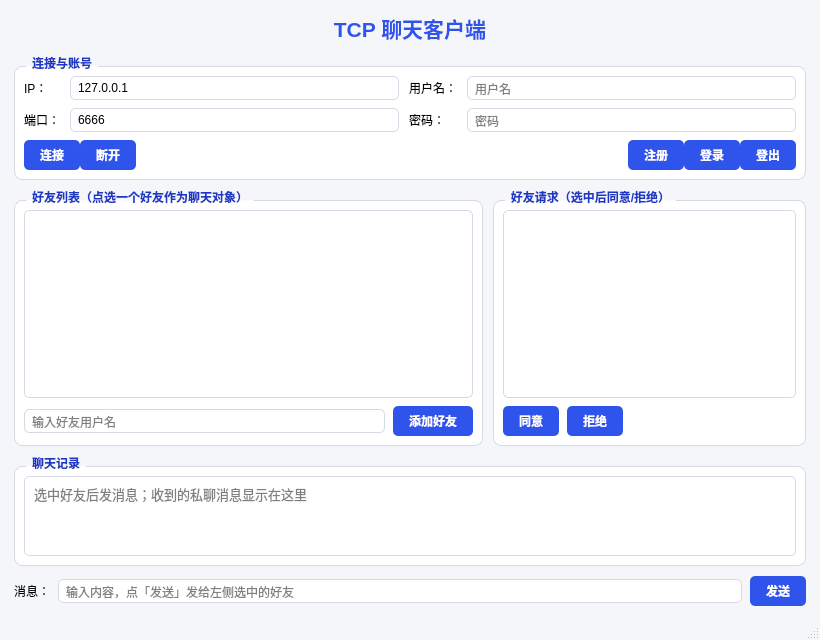
<?xml version="1.0" encoding="UTF-8"?>
<ui version="4.0">
 <class>MainWindow</class>
 <widget class="QMainWindow" name="MainWindow">
  <property name="geometry">
   <rect>
    <x>0</x>
    <y>0</y>
    <width>820</width>
    <height>640</height>
   </rect>
  </property>
  <property name="minimumSize">
   <size>
    <width>720</width>
    <height>580</height>
   </size>
  </property>
  <property name="windowTitle">
   <string>TCP客户端</string>
  </property>
  <property name="styleSheet">
   <string notr="true">QMainWindow, #centralwidget { background: #f5f6fa; }
QLabel#label_3 { font-size: 16pt; font-weight: bold; color: #2f54eb; padding: 2px; }
QGroupBox {
  font-weight: bold;
  color: #1d39c4;
  border: 1px solid #d6d9e4;
  border-radius: 8px;
  margin-top: 10px;
  background: #ffffff;
}
QGroupBox::title {
  subcontrol-origin: margin;
  left: 12px;
  padding: 0 4px;
}
QPushButton {
  background: #2f54eb;
  color: #ffffff;
  border: none;
  border-radius: 5px;
  padding: 6px 16px;
  font-weight: bold;
}
QPushButton:hover { background: #4062f5; }
QPushButton:pressed { background: #1d39c4; }
QPushButton:disabled { background: #c3c9e8; color: #f4f5fb; }
QLineEdit, QTextEdit, QListWidget {
  border: 1px solid #d6d9e4;
  border-radius: 5px;
  padding: 3px 5px;
  background: #ffffff;
  selection-background-color: #2f54eb;
}
QLineEdit:focus, QTextEdit:focus, QListWidget:focus { border: 1px solid #2f54eb; }
QListWidget::item { padding: 4px; }
QListWidget::item:selected { background: #e6ebff; color: #1d39c4; }
QTextEdit { font-family: &quot;Microsoft YaHei&quot;; font-size: 10pt; }</string>
  </property>
  <widget class="QWidget" name="centralwidget">
   <layout class="QVBoxLayout" name="mainLayout" stretch="0,0,0,1,0">
    <property name="leftMargin">
     <number>14</number>
    </property>
    <property name="topMargin">
     <number>10</number>
    </property>
    <property name="rightMargin">
     <number>14</number>
    </property>
    <property name="bottomMargin">
     <number>12</number>
    </property>
    <property name="spacing">
     <number>10</number>
    </property>
    <item>
     <widget class="QLabel" name="label_3">
      <property name="text">
       <string>TCP 聊天客户端</string>
      </property>
      <property name="alignment">
       <set>Qt::AlignCenter</set>
      </property>
     </widget>
    </item>
    <item>
     <widget class="QGroupBox" name="connGroup">
      <property name="title">
       <string>连接与账号</string>
      </property>
      <layout class="QGridLayout" name="connGrid" columnstretch="0,1,0,1">
       <property name="horizontalSpacing">
        <number>10</number>
       </property>
       <property name="verticalSpacing">
        <number>8</number>
       </property>
       <item row="0" column="0">
        <widget class="QLabel" name="label">
         <property name="text">
          <string>IP：</string>
         </property>
        </widget>
       </item>
       <item row="0" column="1">
        <widget class="QLineEdit" name="ipEdit">
         <property name="text">
          <string>127.0.0.1</string>
         </property>
        </widget>
       </item>
       <item row="0" column="2">
        <widget class="QLabel" name="userLabel">
         <property name="text">
          <string>用户名：</string>
         </property>
        </widget>
       </item>
       <item row="0" column="3">
        <widget class="QLineEdit" name="userEdit">
         <property name="placeholderText">
          <string>用户名</string>
         </property>
        </widget>
       </item>
       <item row="1" column="0">
        <widget class="QLabel" name="label_2">
         <property name="text">
          <string>端口：</string>
         </property>
        </widget>
       </item>
       <item row="1" column="1">
        <widget class="QLineEdit" name="portEdit">
         <property name="text">
          <string>6666</string>
         </property>
        </widget>
       </item>
       <item row="1" column="2">
        <widget class="QLabel" name="passLabel">
         <property name="text">
          <string>密码：</string>
         </property>
        </widget>
       </item>
       <item row="1" column="3">
        <widget class="QLineEdit" name="passEdit">
         <property name="echoMode">
          <enum>QLineEdit::Password</enum>
         </property>
         <property name="placeholderText">
          <string>密码</string>
         </property>
        </widget>
       </item>
       <item row="2" column="0" colspan="4">
        <layout class="QHBoxLayout" name="connBtnRow" stretch="0,0,1,0,0,0">
         <item>
          <widget class="QPushButton" name="connectButton">
           <property name="text">
            <string>连接</string>
           </property>
          </widget>
         </item>
         <item>
          <widget class="QPushButton" name="cancelButton">
           <property name="text">
            <string>断开</string>
           </property>
          </widget>
         </item>
         <item>
          <spacer name="connSpacer">
           <property name="orientation">
            <enum>Qt::Horizontal</enum>
           </property>
           <property name="sizeHint" stdset="0">
            <size>
             <width>40</width>
             <height>10</height>
            </size>
           </property>
          </spacer>
         </item>
         <item>
          <widget class="QPushButton" name="registerButton">
           <property name="text">
            <string>注册</string>
           </property>
          </widget>
         </item>
         <item>
          <widget class="QPushButton" name="loginButton">
           <property name="text">
            <string>登录</string>
           </property>
          </widget>
         </item>
         <item>
          <widget class="QPushButton" name="logoutButton">
           <property name="text">
            <string>登出</string>
           </property>
          </widget>
         </item>
        </layout>
       </item>
      </layout>
     </widget>
    </item>
    <item>
     <layout class="QHBoxLayout" name="friendRow" stretch="3,2">
      <property name="spacing">
       <number>10</number>
      </property>
      <item>
       <widget class="QGroupBox" name="friendGroup">
        <property name="title">
         <string>好友列表（点选一个好友作为聊天对象）</string>
        </property>
        <layout class="QVBoxLayout" name="friendLayout">
         <property name="spacing">
          <number>8</number>
         </property>
         <item>
          <widget class="QListWidget" name="friendList">
           <property name="minimumSize">
            <size>
             <width>0</width>
             <height>130</height>
            </size>
           </property>
          </widget>
         </item>
         <item>
          <layout class="QHBoxLayout" name="addFriendRow" stretch="1,0">
           <property name="spacing">
            <number>8</number>
           </property>
           <item>
            <widget class="QLineEdit" name="addFriendEdit">
             <property name="placeholderText">
              <string>输入好友用户名</string>
             </property>
            </widget>
           </item>
           <item>
            <widget class="QPushButton" name="addFriendButton">
             <property name="text">
              <string>添加好友</string>
             </property>
            </widget>
           </item>
          </layout>
         </item>
        </layout>
       </widget>
      </item>
      <item>
       <widget class="QGroupBox" name="reqGroup">
        <property name="title">
         <string>好友请求（选中后同意/拒绝）</string>
        </property>
        <layout class="QVBoxLayout" name="reqLayout">
         <property name="spacing">
          <number>8</number>
         </property>
         <item>
          <widget class="QListWidget" name="requestList">
           <property name="minimumSize">
            <size>
             <width>0</width>
             <height>130</height>
            </size>
           </property>
          </widget>
         </item>
         <item>
          <layout class="QHBoxLayout" name="reqBtnRow">
           <item>
            <widget class="QPushButton" name="agreeButton">
             <property name="text">
              <string>同意</string>
             </property>
            </widget>
           </item>
           <item>
            <widget class="QPushButton" name="refuseButton">
             <property name="text">
              <string>拒绝</string>
             </property>
            </widget>
           </item>
           <item>
            <spacer name="reqSpacer">
             <property name="orientation">
              <enum>Qt::Horizontal</enum>
             </property>
             <property name="sizeHint" stdset="0">
              <size>
               <width>40</width>
               <height>10</height>
              </size>
             </property>
            </spacer>
           </item>
          </layout>
         </item>
        </layout>
       </widget>
      </item>
     </layout>
    </item>
    <item>
     <widget class="QGroupBox" name="chatGroup">
      <property name="title">
       <string>聊天记录</string>
      </property>
      <layout class="QVBoxLayout" name="chatLayout">
       <item>
        <widget class="QTextEdit" name="recvEdit">
         <property name="readOnly">
          <bool>true</bool>
         </property>
         <property name="placeholderText">
          <string>选中好友后发消息；收到的私聊消息显示在这里</string>
         </property>
        </widget>
       </item>
      </layout>
     </widget>
    </item>
    <item>
     <layout class="QHBoxLayout" name="msgRow" stretch="0,1,0">
      <property name="spacing">
       <number>8</number>
      </property>
      <item>
       <widget class="QLabel" name="label_4">
        <property name="text">
         <string>消息：</string>
        </property>
       </widget>
      </item>
      <item>
       <widget class="QLineEdit" name="msgEdit">
        <property name="placeholderText">
         <string>输入内容，点「发送」发给左侧选中的好友</string>
        </property>
       </widget>
      </item>
      <item>
       <widget class="QPushButton" name="sendButton">
        <property name="text">
         <string>发送</string>
        </property>
       </widget>
      </item>
     </layout>
    </item>
   </layout>
  </widget>
  <widget class="QMenuBar" name="menubar">
   <property name="geometry">
    <rect>
     <x>0</x>
     <y>0</y>
     <width>820</width>
     <height>22</height>
    </rect>
   </property>
  </widget>
  <widget class="QStatusBar" name="statusbar"/>
 </widget>
 <resources/>
 <connections/>
</ui>
